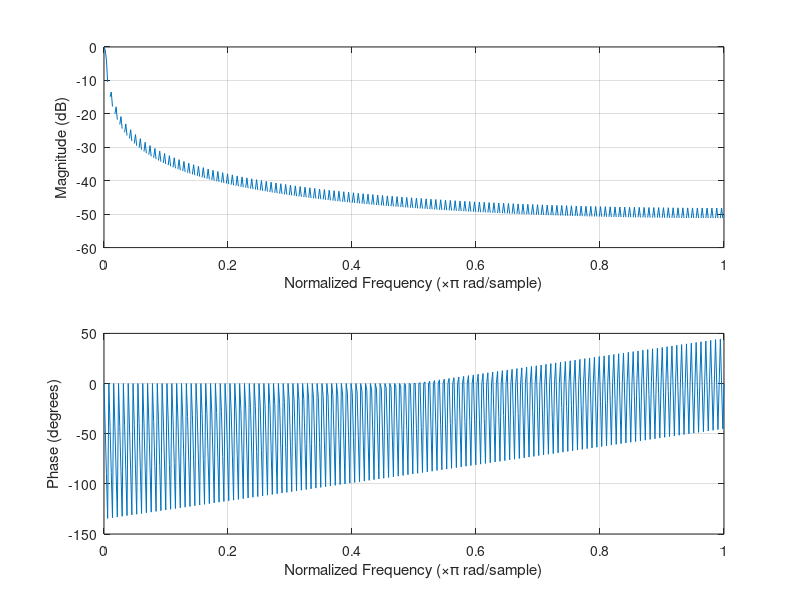
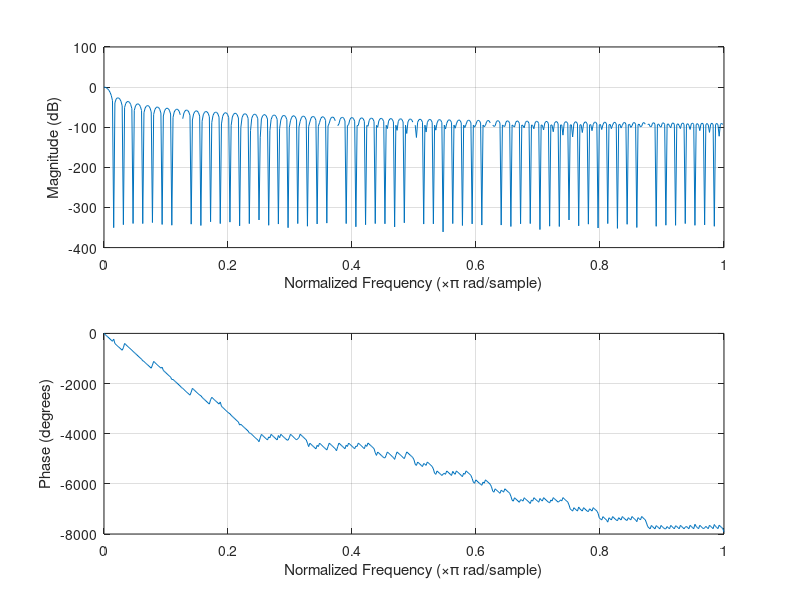
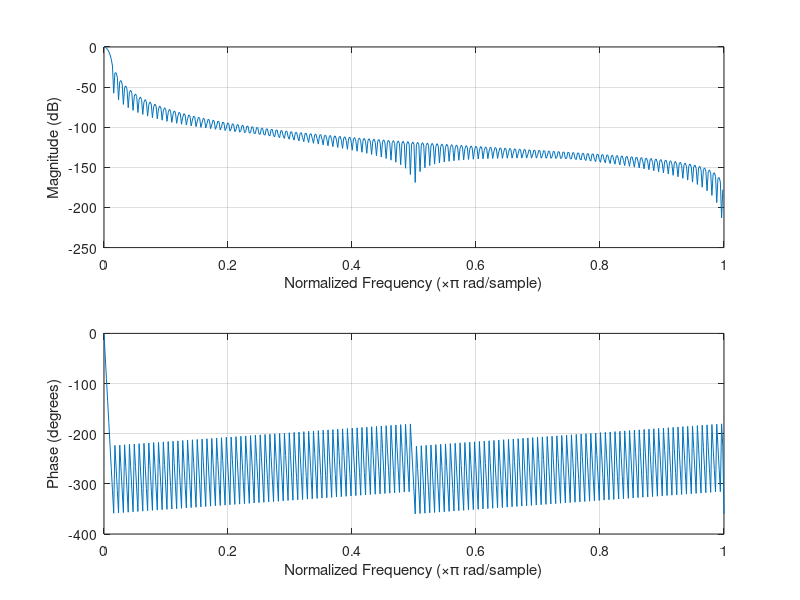
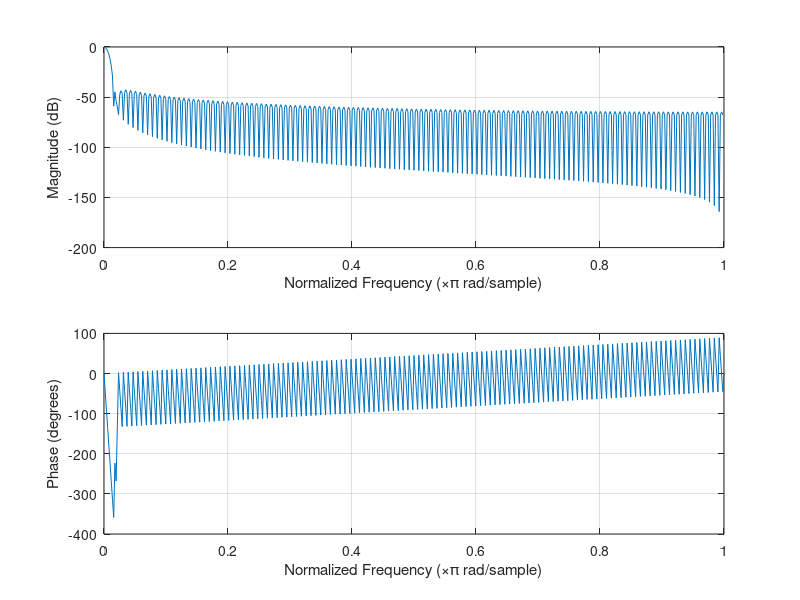

The MATLAB script that drew these images, in order:
%% EX5, part 1


clear all; close all; clc;
N=2^8;
n=0:N-1;
x_n= cos(2*pi*0.25*n)+0.01*sin(2*pi*0.1*n);

rect_win=window(@rectwin,N).';
bartlett_win=window(@bartlett,N).';
hamming_win=window(@hamming,N).';
hann_win=window(@hann,N).';
blackman_win=window(@blackman,N).';

x_n_rect=x_n.*rect_win;
x_n_bart=x_n.*bartlett_win;
x_n_hamm=x_n.*hamming_win;
x_n_hann=x_n.*hann_win;
x_n_black=x_n.*blackman_win;

% figure('Name','rectangular');
% freqz(x_n_rect);
% 
% figure('Name','bartlett');
% freqz(x_n_bart);
% 
% figure('Name','hamming');
% freqz(x_n_hamm);
% 
% figure('Name','hann');
% freqz(x_n_hann);
% 
% figure('Name','blackman');
% freqz(x_n_black);

figure('Name','rectangular-window-only');
freqz(rect_win./256);

figure('Name','bartlett-window-only');
freqz(bartlett_win./127.498);

figure('Name','hann-window-only');
freqz(hann_win./127.5);

figure('Name','hamming-window-only');
freqz(hamming_win./137.78);

figure('Name','blackman-window-only');
freqz(blackman_win./107.1);


%% EX5, part 2

N1=2^8;
N2=2^10;
n1=0:N1-1;
n2=0:N2-1;
theta_1=pi/2+pi/3;
theta_2=pi/2+7*pi/256;
theta_3=pi/2+3*pi/256;

theta_4=pi/2+pi/3;
theta_5=pi/2+8*pi/1024;
theta_6=pi/2+3*pi/1024;

x_n_1= cos(2*pi*0.25*n1)+0.01*sin(theta_1*n1);
x_n_2= cos(2*pi*0.25*n1)+0.01*sin(theta_2*n1);
x_n_3= cos(2*pi*0.25*n1)+0.01*sin(theta_3*n1);

x_n_4= cos(2*pi*0.25*n2)+0.01*sin(theta_4*n2);
x_n_5= cos(2*pi*0.25*n2)+0.01*sin(theta_5*n2);
x_n_6= cos(2*pi*0.25*n2)+0.01*sin(theta_6*n2);

blackman_win_N1=window(@blackman,N1).';
blackman_win_N2=window(@blackman,N2).';


x_n_black_1=x_n_1.*blackman_win_N1;
x_n_black_2=x_n_2.*blackman_win_N1;
x_n_black_3=x_n_3.*blackman_win_N1;

x_n_black_4=x_n_4.*blackman_win_N2;
x_n_black_5=x_n_5.*blackman_win_N2;
x_n_black_6=x_n_6.*blackman_win_N2;
% 
% figure('Name','/theta before');
% freqz(x_n_black_1);
% figure('Name','/theta while');
% freqz(x_n_black_2);
% figure('Name','/theta after');
% freqz(x_n_black_3);
% 
% figure('Name','/theta before');
% freqz(x_n_black_4);
% figure('Name','/theta while');
% freqz(x_n_black_5);
% figure('Name','/theta after');
% freqz(x_n_black_6);

